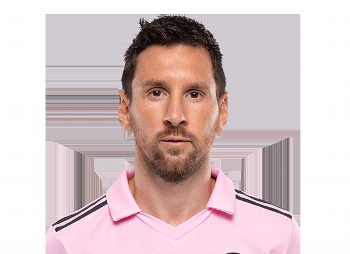
#> input picture model/test_images/messi1.jpg, 350 x 254 px
$ jupyter execute --allow-errors footballers_classifier_model.ipynb   (shell and % lines are left out)
#> lines starting #> are read from the running program, lines starting #| are printed output that depends on the picture; after the words box and inside, x2 and y2 are one past the last pixel; in counts of white or black regions, pixels touching at a corner belong together
[cell 1]
import numpy as np
import cv2
import matplotlib
from matplotlib import pyplot as plt

[cell 2]
img  = cv2.imread('./test_images/messi1.jpg')
#> img is the input picture: shape (254, 350, 3); mean B, G, R 197.3, 196.5, 214.7
img.shape
#> Out = (254, 350, 3)

[cell 3]
plt.imshow(img)

[cell 4]
gray = cv2.cvtColor(img, cv2.COLOR_BGR2GRAY)
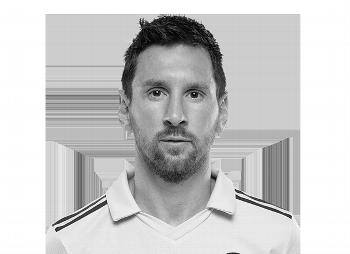
#> gray: shape (254, 350); min 0, max 255, mean 202
gray.shape
#> Out = (254, 350)

[cell 5]
gray

[cell 6]
plt.imshow(gray,cmap='gray')

[cell 7]
face_cascade = cv2.CascadeClassifier('./opencv/haarcascades/haarcascade_frontalface_default.xml')
eye_cascade = cv2.CascadeClassifier('./opencv/haarcascades/haarcascade_eye.xml')

faces = face_cascade.detectMultiScale(gray,1.3,5)
#> faces = [[120, 48, 114, 114]]
faces # --> array [x, y, ht, wd]
#> Out = [[120, 48, 114, 114]]

[cell 8]
(x,y,w,h) = faces[0]
#> x = 120; y = 48; w = 114; h = 114
x,y,w,h
#> Out = (120, 48, 114, 114)

[cell 9]
face_img = cv2.rectangle(img,(x,y),(x+w,y+h),(255,0,0),2)
plt.imshow(face_img)

[cell 10]
#copied from opencv documentation
cv2.destroyAllWindows()
for (x,y,w,h) in faces:
    face_img = cv2.rectangle(img,(x,y),(x+w,y+h),(255,0,0),2)
    roi_gray = gray[y:y+h, x:x+w]
    roi_color = face_img[y:y+h, x:x+w]
    eyes = eye_cascade.detectMultiScale(roi_gray)
    for (ex,ey,ew,eh) in eyes:
        cv2.rectangle(roi_color,(ex,ey),(ex+ew,ey+eh),(0,255,0),2)
#> this loop made 1 pass
#> (x, y, w, h, eyes) on pass 1: (120, 48, 114, 114, [[19, 28, 32, 32], [58, 30, 30, 30]])
#> pass 1, `roi_gray = gray[y:y+h, x:x+w]`:
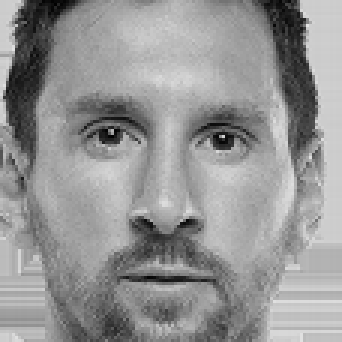
#> roi_gray: shape (114, 114) (shown 3 times larger); min 1, max 227, mean 148.6
#> pass 1, `roi_color = face_img[y:y+h, x:x+w]`:
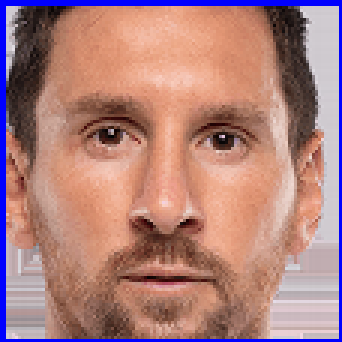
#> roi_color: shape (114, 114, 3) (shown 3 times larger); mean B, G, R 125.9, 128.8, 174.1
#> after the loop:
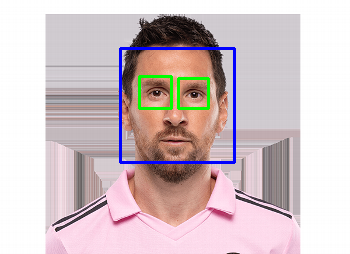
#> img: shape (254, 350, 3); mean B, G, R 197.9, 195, 210.2
#> after the loop:
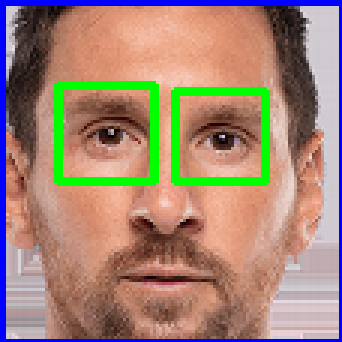
#> roi_color: shape (114, 114, 3) (shown 3 times larger); 5.66% of pixels changed, all inside (x1, y1, x2, y2) = (18, 27, 90, 62)


plt.figure()
plt.imshow(face_img, cmap='gray')
plt.show()

[cell 11]
plt.imshow(roi_color, cmap='gray')

[cell 12]
def get_cropped_image_if_2_eyes(image_path):
#> called with image_path = './test_images/messi1.jpg'
    img = cv2.imread(image_path)
    gray = cv2.cvtColor(img, cv2.COLOR_BGR2GRAY)
    faces = face_cascade.detectMultiScale(gray,1.3,5)
#> faces = [[120, 48, 114, 114]]
    for (x,y,w,h) in faces:
        roi_gray = gray[y:y+h, x:x+w]
        roi_color = img[y:y+h, x:x+w]
        eyes = eye_cascade.detectMultiScale(roi_gray)
        if len(eyes) >= 2:
            return roi_color
#> this loop made 1 pass
#> pass 1, in get_cropped_image_if_2_eyes, `roi_color = img[y:y+h, x:x+w]`:
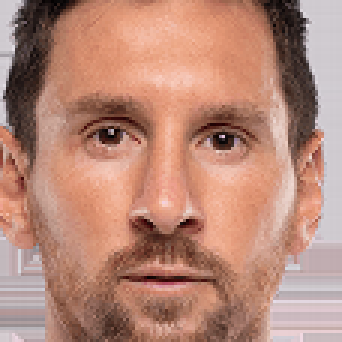
#> roi_color: shape (114, 114, 3) (shown 3 times larger); mean B, G, R 120.1, 136.5, 183.3

[cell 13]
original_image = cv2.imread('./test_images/messi1.jpg')
plt.imshow(original_image)

[cell 14]
cropped_image = get_cropped_image_if_2_eyes('./test_images/messi1.jpg')
plt.imshow(cropped_image)

[cell 15]
path_to_data = "./dataset"
path_to_cr_data = "./dataset/cropped"

[cell 16]
import os
img_dirs = []
for entry in os.scandir(path_to_data):
    if entry.is_dir():
        img_dirs.append(entry.path)

[cell 17]
img_dirs

[cell 18]
import shutil
if os.path.exists(path_to_cr_data):
    shutil.rmtree(path_to_cr_data)
os.mkdir(path_to_cr_data)

[cell 19]
cropped_image_dirs = []
football_file_names_dict = {}

#> (the rest of this cell did not finish here and is left out)

        if roi_color is not None:
            cropped_folder = path_to_cr_data + '/' + footballer_name
            if not os.path.exists(cropped_folder):
                os.makedirs(cropped_folder)
                cropped_image_dirs.append(cropped_folder)
                print("Generating cropped images in folder: ",cropped_folder)

            cropped_file_name = footballer_name + str(count) + ".png"
            cropped_file_path = cropped_folder + '/' + cropped_file_name

            cv2.imwrite(cropped_file_path, roi_color)
            football_file_names_dict[footballer_name].append(cropped_file_path)
            count += 1

### Wavelet transform

[cell 20]
#imported from stackoverflow

import numpy as np
import pywt
import cv2

def w2d(img, mode='haar', level=1):
#> called with mode = 'db1', level = 5
    imArray = img
    #Datatype conversions
    #convert to grayscale
    imArray = cv2.cvtColor( imArray,cv2.COLOR_RGB2GRAY )
    #convert to float
    imArray =  np.float32(imArray)
    imArray /= 255;
    # compute coefficients
    coeffs=pywt.wavedec2(imArray, mode, level=level)
#> coeffs = 6 items

    #Process Coefficients
    coeffs_H=list(coeffs)
#> coeffs_H = 6 items
    coeffs_H[0] *= 0;

    # reconstruction
    imArray_H=pywt.waverec2(coeffs_H, mode);
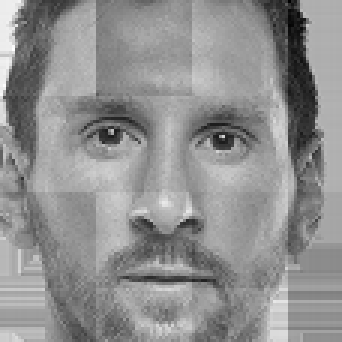
#> imArray_H: shape (114, 114) float32 (shown 3 times larger); min -0.642, max 0.475, mean -0.00868; drawn with min black and max white
    imArray_H *= 255;
    imArray_H =  np.uint8(imArray_H)
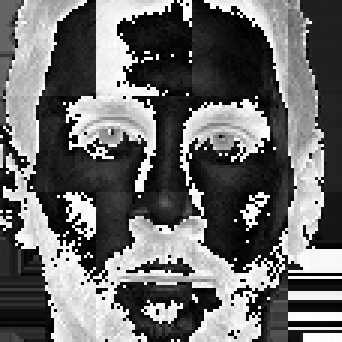
#> imArray_H: shape (114, 114) (shown 3 times larger); min 0, max 255, mean 106.1

    return imArray_H

[cell 21]
im_har = w2d(cropped_image, 'db1', 5)
plt.imshow(im_har, cmap = 'gray')

[cell 22]
football_file_names_dict = {}
for img_dir in cropped_image_dirs:
    footballer_name = img_dir.split('/')[-1]
    file_list = []
    for entry in os.scandir(img_dir):
        file_list.append(entry.path)
        football_file_names_dict[footballer_name] = file_list
football_file_names_dict

[cell 23]
class_dict = {}
count = 0
for footballer_name in football_file_names_dict.keys():
    class_dict[footballer_name] = count
    count += 1
class_dict

$ run again, with model/test_images/ronaldo1.jfif saved as model/test_images/messi1.jpg
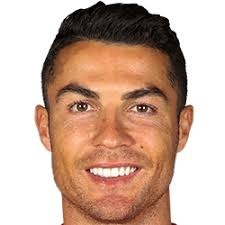
#> input picture model/test_images/ronaldo1.jfif, 225 x 225 px
#> img is the input picture: shape (225, 225, 3); mean B, G, R 155.9, 172.3, 202
#> `faces = face_cascade.detectMultiScale(gray,1.3,5)`: faces = [[30, 42, 166, 166]]
#> `(x,y,w,h) = faces[0]`: x = 30; y = 42; w = 166
#> `x,y,w,h`: Out = (30, 42, 166, 166)
#> the loop `for (x,y,w,h) in faces:` made 1 pass
#> (x, y, w, h, eyes) on pass 1: (30, 42, 166, 166, [[35, 49, 30, 30], [95, 51, 31, 31]])
#> after the loop `for (x,y,w,h) in faces:`:
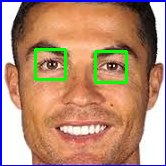
#> roi_color: shape (166, 166, 3); mean B, G, R 117.4, 141.7, 182.6
#> in get_cropped_image_if_2_eyes, `faces = face_cascade.detectMultiScale(gray,1.3,5)`: faces = [[30, 42, 166, 166]]
#> the loop in get_cropped_image_if_2_eyes, `for (x,y,w,h) in faces:` made 1 pass
#> coeffs = 6 items
#> in w2d, `imArray_H =  np.uint8(imArray_H)`:
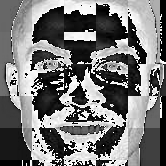
#> imArray_H: shape (166, 166); min 0, max 255, mean 118.1
